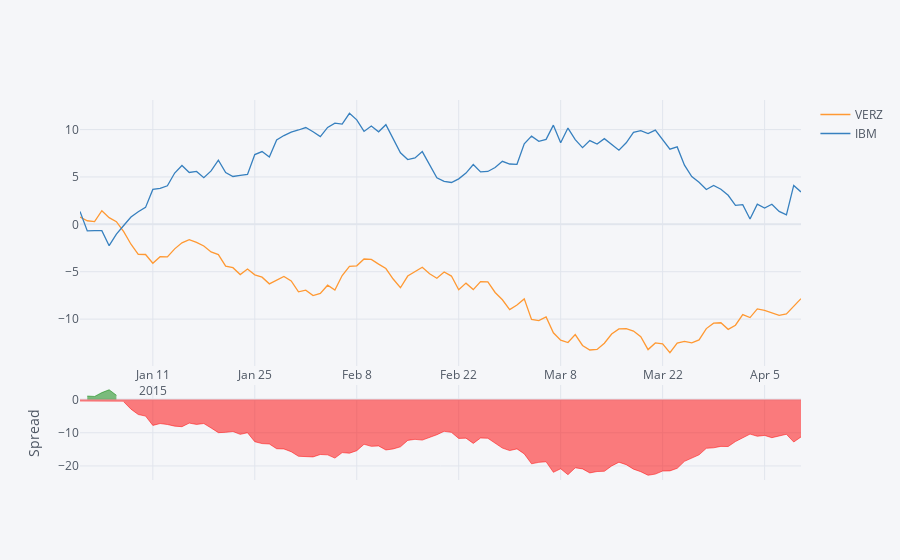

Source (notebook cell):
### Markdown cell above
## Spread

### Code cell
df[['VERZ','IBM']].iplot(asFigure=True, kind='spread')
